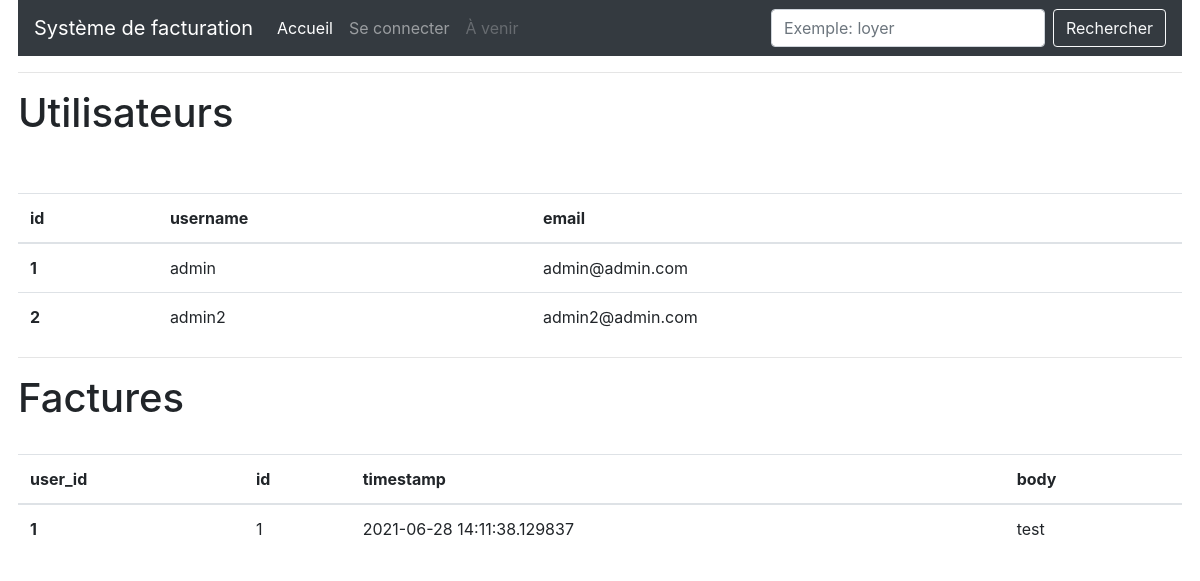
Screenshot of /all with the database file from the repository.
### app/models.py (models this page shows, shortened)
class User(UserMixin, db.Model):
    id = db.Column(db.Integer, primary_key=True)
    username = db.Column(db.String(64), index=True, unique=True)
    email = db.Column(db.String(120), index=True, unique=True)
    password_hash = db.Column(db.String(128))
    factures = db.relationship('Facture', backref='author', lazy='dynamic')
    about_me = db.Column(db.String(140))
    last_seen = db.Column(db.DateTime, default=datetime.utcnow)

class Facture(db.Model):
    id = db.Column(db.Integer, primary_key=True)
    body = db.Column(db.String(140))
    timestamp = db.Column(db.DateTime, index=True, default=datetime.utcnow)
    user_id = db.Column(db.Integer, db.ForeignKey('user.id'))

### app/routes.py (the view)
@app.route('/all')
def all():
    users = User.query.all()
    factures = Facture.query.all()
    return render_template('all.html', users=users, factures=factures)

### app/routes.py (called while the page is built)
@app.before_request
def before_request():
    if current_user.is_authenticated:
        current_user.last_seen = datetime.utcnow()
        db.session.commit()

### app/templates/all.html
{% extends "base.html" %}
{% block app_content %}
  <h1>Utilisateurs</h1>
  <table class="table table-hover">
    <thead>
      <tr>
        <th scope="col">id</th>
        <th scope="col">username</th>
        <th scope="col">email</th>
      </tr>
    </thead>
    <tbody>
      {% for u in users %}
        <tr>
          <th scope="row">{{ u.id }}</th>
          <td>{{ u.username }}</td>
          <td>{{ u.email }}</td>
        </tr>
        <br>
      {% endfor %}
    </tbody>
  </table>
  <hr>
  <h1>Factures</h1>
  <table class="table table-hover">
    <thead>
      <tr>
        <th scope="col">user_id</th>
        <th scope="col">id</th>
        <th scope="col">timestamp</th>
        <th scope="col">body</th>
      </tr>
    </thead>
    <tbody>
      {% for f in factures %}
        <tr>
          <th scope="row">{{ f.user_id }}</th>
          <td>{{ f.id }}</td>
          <td>{{ f.timestamp }}</td>
          <td>{{ f.body }}</td>
        </tr>
        <br>
      {% endfor %}
    </tbody>
  </table>
{% endblock %}

### rows the page displays
User: id "1", username "admin", email "admin@admin.com"
User: id "2", username "admin2", email "admin2@admin.com"
Facture: user_id "1", id "1", timestamp "2021-06-28 14:11:38.129837", body "test"
